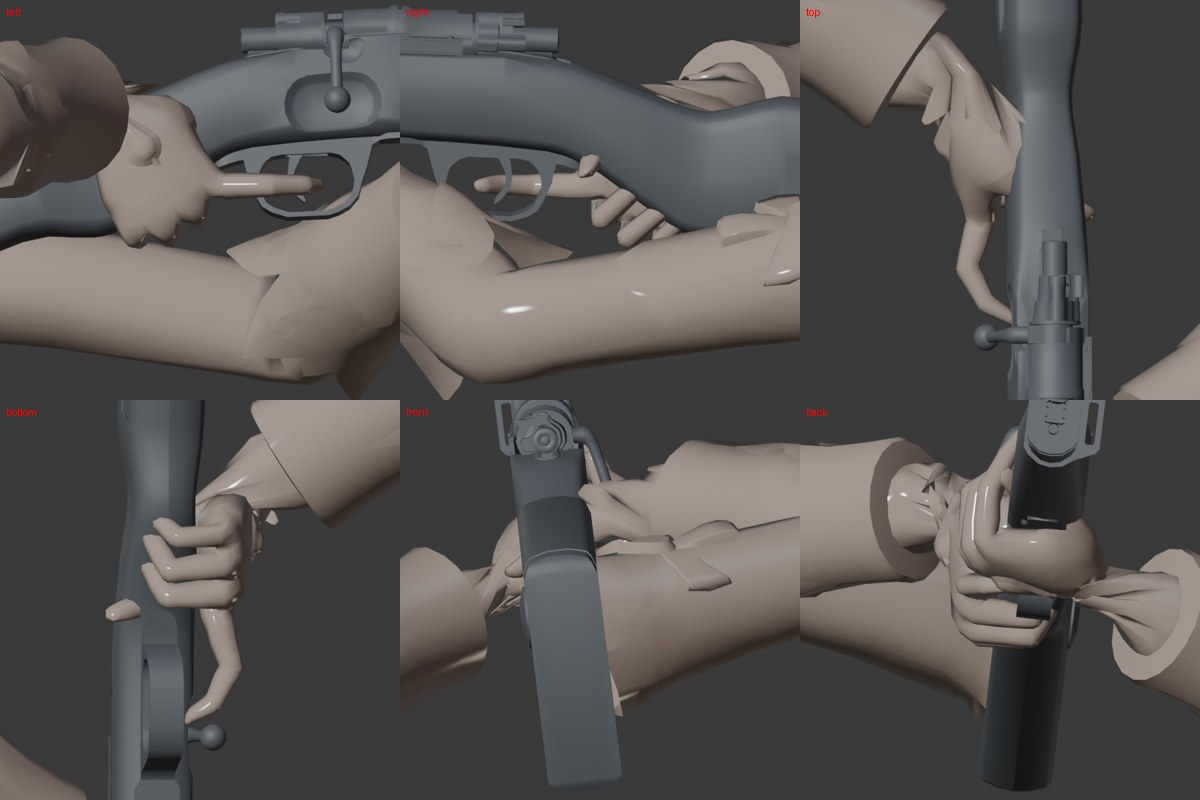
#> input picture test/abc/FurinaSource/Data/audit_k98trig_R.jpg, 1200 x 800 px, given in place of audit_k98trig_R.jpg_left.png, which was not available
$ python sheet6.py ../../Data/audit_k98trig_R.jpg ../../Data/audit_sheet_PANZERSCHRECK_Body_R.jpg
#> lines starting #> are read from the running program, lines starting #| are printed output that depends on the picture
"""python sheet6.py <prefix> <out.jpg> : Data/<prefix>_{left,right,top,bottom,front,back}.png 6장을 3x2 한 장으로"""
import sys
from PIL import Image, ImageDraw
pre, out = sys.argv[1], sys.argv[2]; V = ['left', 'right', 'top', 'bottom', 'front', 'back']
W = Image.new('RGB', (1200, 800), 'white'); d = ImageDraw.Draw(W)
#> after `W = Image.new('RGB', (1200, 800), 'white')`: W: PIL image 1200x800 RGB; every value is 255
for i, v in enumerate(V):
    W.paste(Image.open(f'{pre}_{v}.png').convert('RGB').resize((400, 400)), ((i % 3) * 400, (i // 3) * 400)); d.text(((i % 3) * 400 + 6, (i // 3) * 400 + 6), v, fill='red')
#> after `W.paste(Image.open(f'{pre}_{v}.png').convert('RGB').resize((400, 400))`:
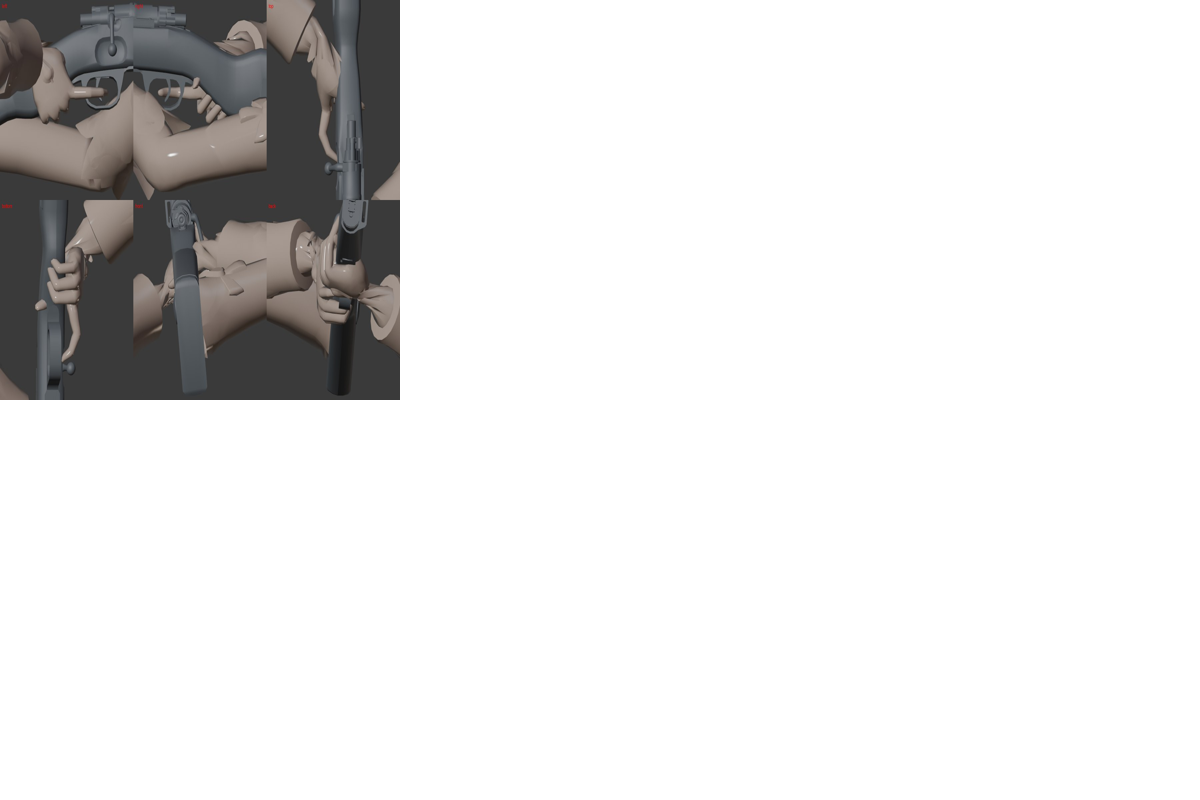
#> W: PIL image 1200x800 RGB; mean R, G, B 227.3, 226.7, 226.4
#> pass 2 of the loop `for i, v in enumerate(V):`:
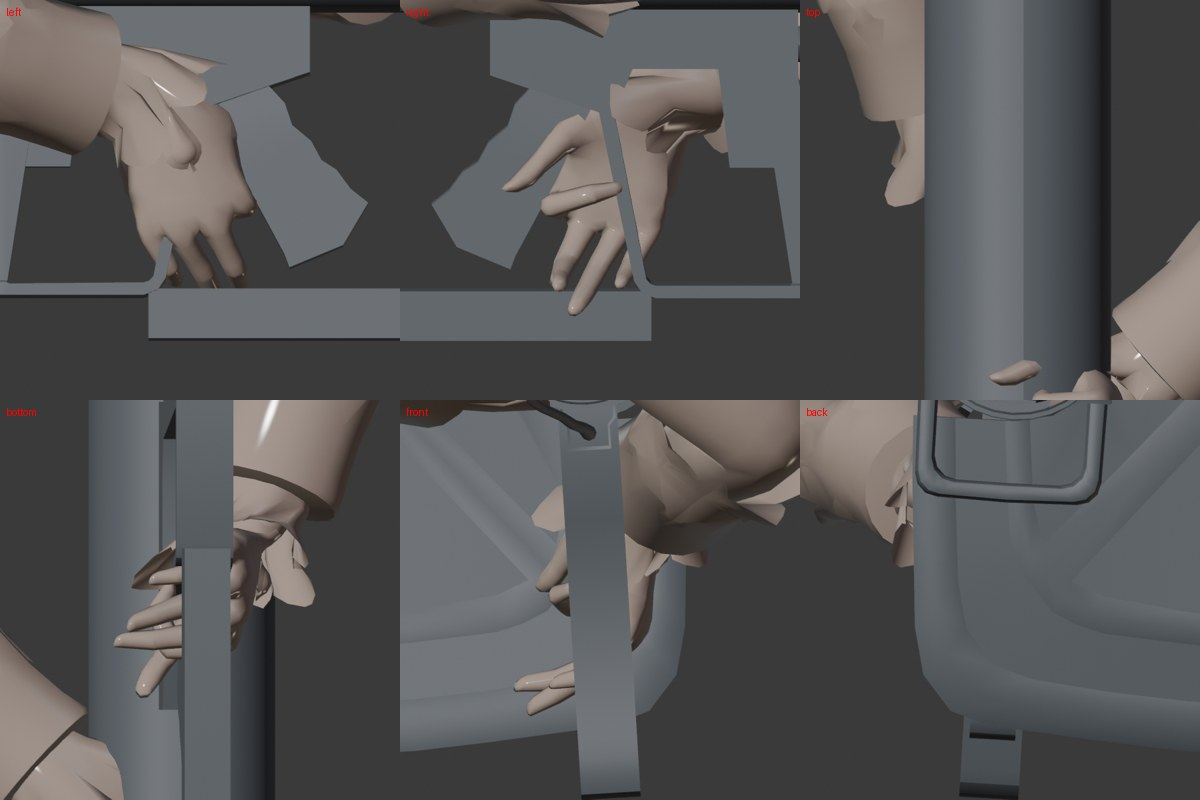
#> input picture test/abc/FurinaSource/Data/audit_sheet_PANZERSCHRECK_Body_R.jpg, 1200 x 800 px, given in place of audit_k98trig_R.jpg_right.png, which was not available
#> `W.paste(Image.open(f'{pre}_{v}.png').convert('RGB').resize((400, 400))`:
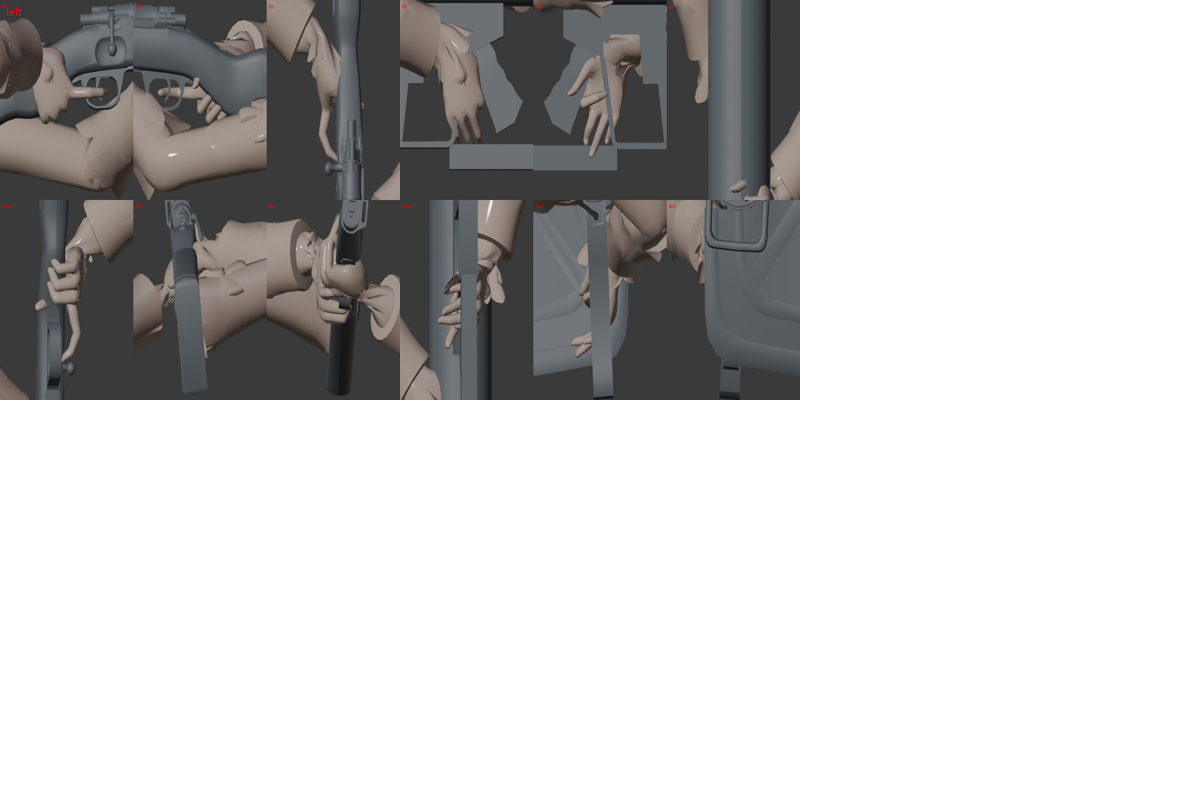
#> W: PIL image 1200x800 RGB; mean R, G, B 199.2, 198.5, 198.2
#> (the run stopped early here; a loop or call above may not have finished)
